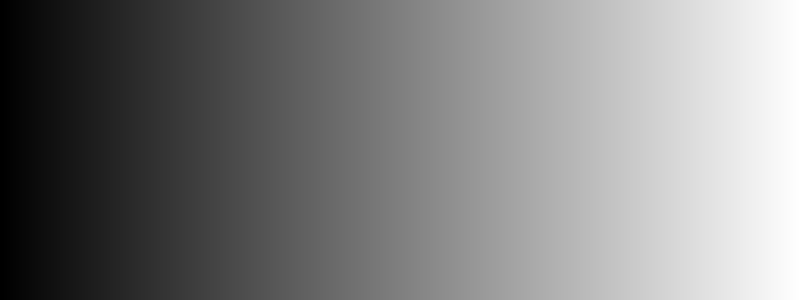

Source code (Python):
"""
Exercise 2.2.1: Simple Horizontal Gradient

Creates a horizontal grayscale gradient using np.linspace() to generate
evenly spaced values across the image width.

Author: Claude (NumPy-to-GenAI Project)
Date: 2025-01-30

Thesis Metadata:
    Framework: F1-Hands-On
    Module: Module_02_geometry_mathematics
    Exercise Type: Quick Start / Execute
    Cognitive Load: Low
    New Concepts: np.linspace(), gradient creation, broadcasting
    Prerequisites: Module 1.1.1 (RGB basics), Module 2.1 (basic shapes)

Research Question Contributions:
    RQ1: Visual-first approach - immediate gradient output before theory
    RQ2: Single concept introduction (linear interpolation)
"""

import numpy as np
from PIL import Image

# Step 1: Define image dimensions (rectangular to show gradient direction)
height = 300
width = 800

# Step 2: Create a 1D array of evenly spaced values from 0 (black) to 255 (white)
# np.linspace(start, stop, num) generates 'num' values between start and stop
gradient_values = np.linspace(0, 255, width, dtype=np.uint8)

# Step 3: Create the full 2D grayscale image by repeating the gradient for each row
# Broadcasting: a 1D array of shape (width,) becomes (height, width)
gradient_image = np.tile(gradient_values, (height, 1))

# Step 4: Save the gradient image
output = Image.fromarray(gradient_image, mode='L')  # 'L' mode for grayscale
output.save('simple_gradient.png')

print(f"Created horizontal gradient: {width}x{height} pixels")
print(f"Value range: {gradient_values[0]} (left) to {gradient_values[-1]} (right)")
print("Image saved as simple_gradient.png")
